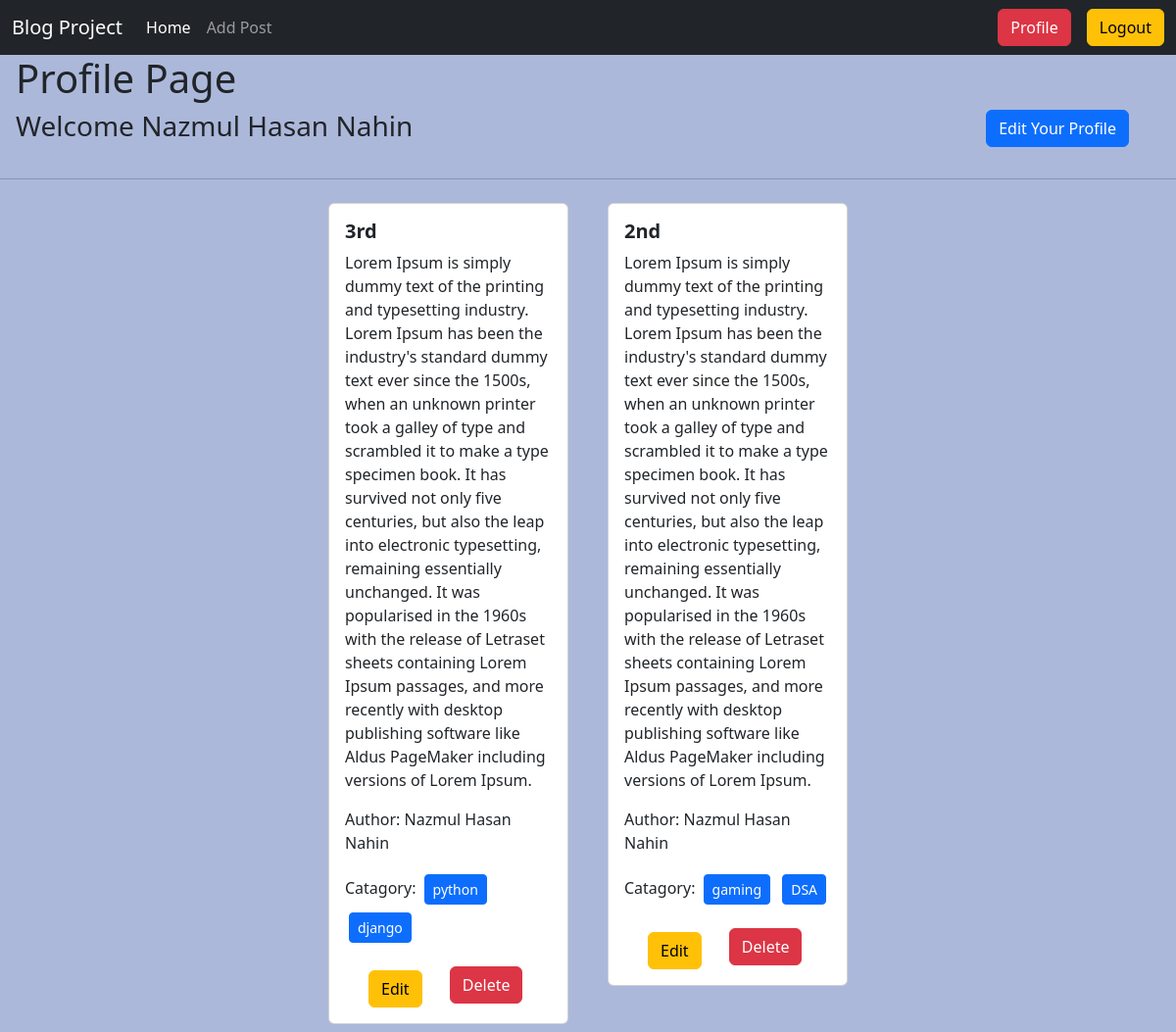
Screenshot of /author/profile/ (signed in) with the database file from the repository.
### posts/models.py (models this page shows, shortened)
class Posts(models.Model):
    title=models.CharField(max_length=50)
    content=models.TextField()
    category=models.ManyToManyField(Catagory)
    author=models.ForeignKey(User,on_delete=models.CASCADE)
    image=models.ImageField(upload_to="posts/media/uploads/",blank=True,null=True)

### catagories/models.py (models this page shows, shortened)
class Catagory(models.Model):
    name=models.CharField(max_length=20)
    slug=models.SlugField(max_length=100,unique=True,null=True,blank=True)

### author/views.py (the view)
# urls.py: path("profile/",profile,name="profile"),
@login_required
def profile(rq):
    data = Posts.objects.filter(author=rq.user)
    return render(rq,"profile.html",{"data":data})

### author/templates/profile.html
{% extends "base.html" %}
{% load crispy_forms_tags %}
{% block content %}
<h1 class="ms-3"  >Profile Page</h1>
<div class="d-flex justify-content-between ">
    <h3 class="ms-3">Welcome {{user.first_name}} {{user.last_name}}  </h3>
    <a class="btn btn-primary mx-5 mb-3" href="{% url "edit_profile" %}">Edit Your Profile</a>
</div>
<hr>
<div class="container">
    <div class="row justify-content-center mt-3">
      {% for post in data %}
      <div class="col-sm-3">
        <div class="card m-2">
          <div class="card-body">
            <h5 class="card-title fw-bolder">{{ post.title }}</h5>
            <p class="card-text">{{ post.content }}</p>
            <p>Author: {{post.author.first_name}} {{post.author.last_name}} </p>
            <p>Catagory:
              {% for cat in post.category.all %}
              <button class="btn btn-primary btn-sm m-1">{{cat.name}}</button>
              {% endfor %}
            </p>
            <a href="{% url "edit_post" post.id %}" class="btn btn-warning mx-4 mt-2">Edit</a>
            <a href="{% url "delete_post" post.id %}" class="btn btn-danger">Delete</a>
          </div>
        </div>
      </div>
      {% endfor %}
    </div>
  </div>
{% endblock content %}

### rows the page displays
Posts: title "3rd", content "Lorem Ipsum is simply dummy text of the printing and typesetting industry. Lorem Ipsum has been the industry's standard dummy text ever since the 1500s, when an unknown printer took a galley of type and scrambled it to make a type specimen book. It has survived not only five centuries, but also the leap into electronic typesetting, remaining essentially unchanged. It was popularised in the 1960s with the release of Letraset sheets containing Lorem Ipsum passages, and more recently with desktop publishing software like Aldus PageMaker including versions of Lorem Ipsum.", author.first_name "Nazmul Hasan", author.last_name "Nahin"
Catagory: name "python"
Catagory: name "django"
Posts: title "2nd", content "Lorem Ipsum is simply dummy text of the printing and typesetting industry. Lorem Ipsum has been the industry's standard dummy text ever since the 1500s, when an unknown printer took a galley of type and scrambled it to make a type specimen book. It has survived not only five centuries, but also the leap into electronic typesetting, remaining essentially unchanged. It was popularised in the 1960s with the release of Letraset sheets containing Lorem Ipsum passages, and more recently with desktop publishing software like Aldus PageMaker including versions of Lorem Ipsum.", author.first_name "Nazmul Hasan", author.last_name "Nahin"
Catagory: name "gaming"
Catagory: name "DSA"

### other values shown
{{ user.first_name }} "Nazmul Hasan"
{{ user.last_name }} "Nahin"
